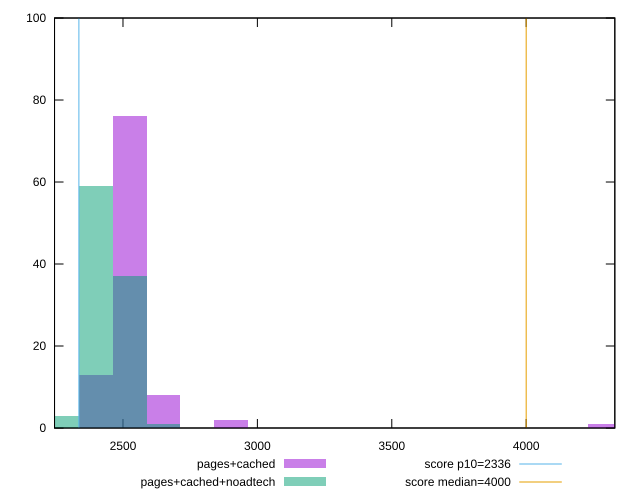

Generate this figure with gnuplot:
reset

$pagesCached <<EOF
4291.589000092036 1
2524.4641177011977 76
2650.6873235862577 8
2903.133735356377 2
2398.2409118161377 13
EOF

$pagesCachedNoadtech <<EOF
2524.4641177011977 37
2398.2409118161377 59
2272.017705931078 3
2650.6873235862577 1
EOF

set key outside below
set boxwidth 126.22320588505988
set xrange [2245.366:4329.7725]
set yrange [0:100]
set trange [0:100]
set style fill transparent solid 0.5 noborder

set parametric
set terminal svg size 640, 500 enhanced background rgb 'white'
set output "report_00022_2021-02-20T12:08:46.964Z/first-meaningful-paint/comparison/histogram/1_vs_2.svg"

plot $pagesCached title "pages+cached" with boxes, \
     $pagesCachedNoadtech title "pages+cached+noadtech" with boxes, \
     2336,t title "score p10=2336", \
     4000,t title "score median=4000"

reset
